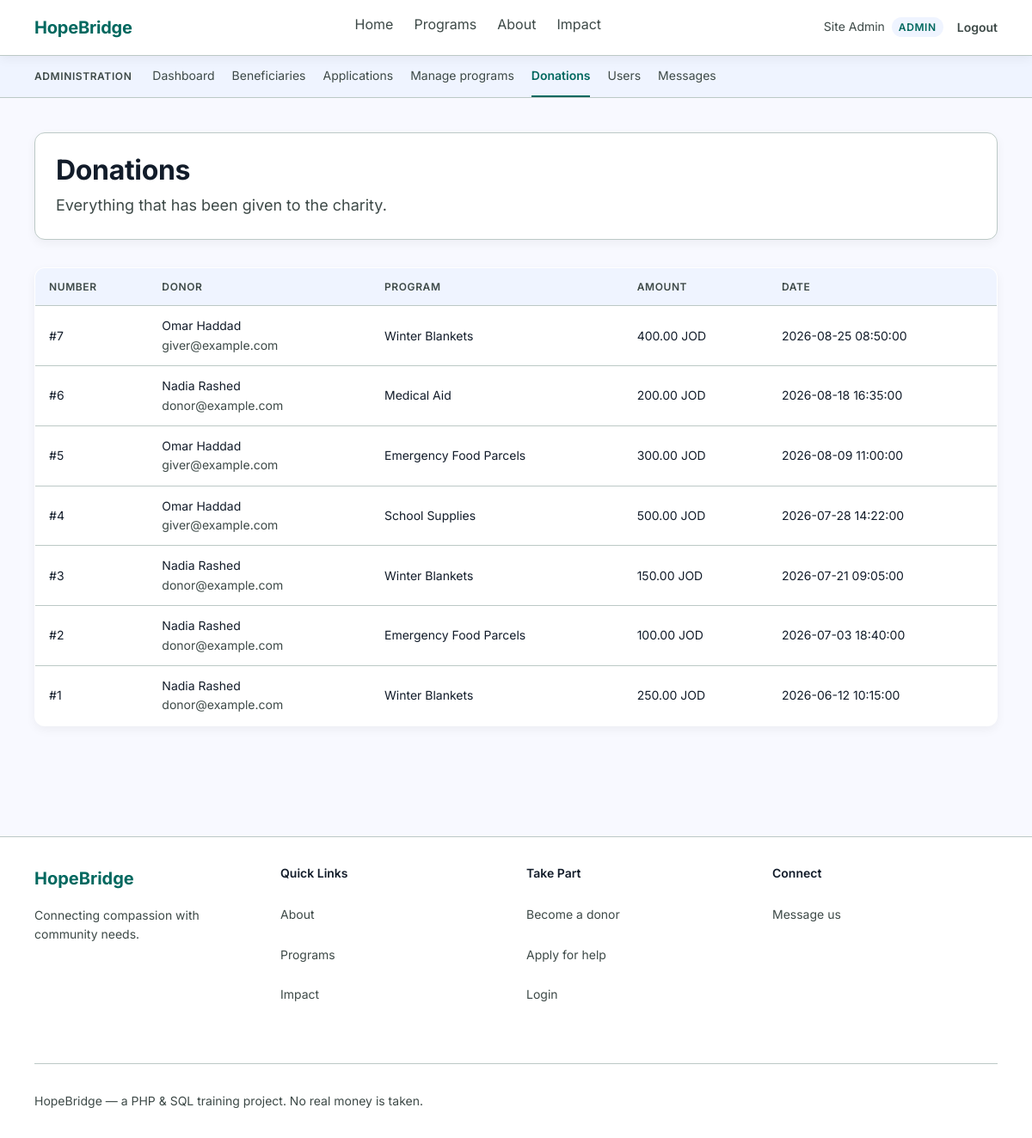
The app's page /admin_donations.php (signed in) with its own data.
### tables this page shows
CREATE TABLE donations (
    id INT AUTO_INCREMENT PRIMARY KEY,
    donor_id INT NOT NULL,
    program_id INT NOT NULL,
    amount DECIMAL(10,2) NOT NULL,
    created_at DATETIME DEFAULT CURRENT_TIMESTAMP,
    FOREIGN KEY (donor_id) REFERENCES users(id),
    FOREIGN KEY (program_id) REFERENCES programs(id)
);

CREATE TABLE users (
    id INT AUTO_INCREMENT PRIMARY KEY,
    name VARCHAR(100) NOT NULL,
    email VARCHAR(150) NOT NULL UNIQUE,
    password VARCHAR(255),                           
    role VARCHAR(20) NOT NULL,                       
    provider VARCHAR(20) NOT NULL DEFAULT 'local',   
    created_at DATETIME DEFAULT CURRENT_TIMESTAMP
);

CREATE TABLE programs (
    id INT AUTO_INCREMENT PRIMARY KEY,
    title VARCHAR(150) NOT NULL,
    description TEXT,
    category VARCHAR(40) NOT NULL DEFAULT 'General',    
    image VARCHAR(120),                                 
    eligibility TEXT,
    goal_amount DECIMAL(10,2) NOT NULL,
    active TINYINT NOT NULL DEFAULT 1,
    created_at DATETIME DEFAULT CURRENT_TIMESTAMP
);

### admin_donations.php (the view, shortened to what this page needs)
<?php
require 'config.php';
$donations = $pdo->query('SELECT donations.*, programs.title, users.name, users.email
                          FROM donations
                          JOIN programs ON programs.id = donations.program_id
                          JOIN users    ON users.id = donations.donor_id
                          ORDER BY donations.id DESC')->fetchAll();
include 'header.php';
?>
<div class="page-head">
    <div>
        <h1>Donations</h1>
        <p class="subtitle">Everything that has been given to the charity.</p>
    </div>
</div>
<?php if (count($donations) === 0) { ?>
    <p class="empty">There are no donations yet.</p>
<?php } else { ?>
    <table>
        <tr>
            <th>Number</th><th>Donor</th><th>Program</th><th>Amount</th><th>Date</th>
        </tr>
        <?php foreach ($donations as $donation) { ?>
            <tr>
                <td>#<?php echo $donation['id']; ?></td>
                <td>
                    <?php echo htmlspecialchars($donation['name']); ?><br>
                    <span class="raised"><?php echo htmlspecialchars($donation['email']); ?></span>
                </td>
                <td><?php echo htmlspecialchars($donation['title']); ?></td>
                <td><?php echo number_format($donation['amount'], 2); ?> JOD</td>
                <td><?php echo $donation['created_at']; ?></td>
            </tr>
        <?php } ?>
    </table>
<?php } ?>
<?php include 'footer.php'; ?>

### style.css (style rules this page uses)
:root { --primary: #00685f; --primary-strong: #008378; --accent: #b05e3d; --accent-strong: #924628; --secondary: #0058be; --bg: #f8f9ff; --card: #ffffff; --tint: #eff4ff; --ink: #121c2a; --muted: #3d4947; --line: #bcc9c6; --error: #ba1a1a; --error-bg: #ffdad6; --error-ink: #93000a; --ok-bg: #d7f2ec; --warn-bg: #ffdbce; --warn-ink: #773215; --r-sm: 4px; --r: 8px; --r-md: 12px; --r-full: 999px; --lift-1: 0 4px 12px rgba(0, 0, 0, 0.05); --lift-2: 0 8px 24px rgba(0, 0, 0, 0.10); --ease: cubic-bezier(0.2, 0, 0, 1); --dur-1: 120ms; --dur-2: 220ms; }
* { box-sizing: border-box; }
* { -webkit-tap-highlight-color: rgba(0, 104, 95, 0.10); }
body { margin: 0; background: var(--bg); color: var(--ink); font-family: Inter, system-ui, -apple-system, "Segoe UI", Helvetica, Arial, sans-serif; font-size: 16px; line-height: 1.6; -webkit-font-smoothing: antialiased; }
h1 { font-size: 32px; font-weight: 700; line-height: 1.2; letter-spacing: -0.01em; margin: 0 0 8px; }
.subtitle { margin: 0; color: var(--muted); font-size: 18px; }
.page-head { display: flex; flex-wrap: wrap; align-items: center; justify-content: space-between; gap: 24px; background: var(--card); border: 1px solid var(--line); border-radius: var(--r-md); box-shadow: var(--lift-1); padding: 24px; margin-bottom: 32px; }
.raised { font-size: 14px; color: var(--muted); }
table { width: 100%; border-collapse: collapse; background: var(--card); border: 1px solid var(--line); border-radius: var(--r-md); overflow: hidden; box-shadow: var(--lift-1); }
th, td { padding: 12px 16px; text-align: left; border-bottom: 1px solid var(--line); font-size: 14px; }
tr:last-child th, tr:last-child td { border-bottom: none; }
table tr { transition: background-color var(--dur-1) var(--ease); }
th { background: var(--tint); font-size: 12px; font-weight: 600; letter-spacing: 0.05em; text-transform: uppercase; color: var(--muted); }
.page-head, .hero .words > div, .impact-bar .inner, .grid > * { animation: rise 320ms var(--ease) both; animation-delay: 60ms; }
.page-head, .hero .words > div { animation-delay: 0ms; }

### records on screen
donations: id "7", donor.name "Omar Haddad", donor.email "giver@example.com", program.title "Winter Blankets", amount "400.00", created_at "2026-08-25 08:50:00"
donations: id "6", donor.name "Nadia Rashed", donor.email "donor@example.com", program.title "Medical Aid", amount "200.00", created_at "2026-08-18 16:35:00"
donations: id "5", donor.name "Omar Haddad", donor.email "giver@example.com", program.title "Emergency Food Parcels", amount "300.00", created_at "2026-08-09 11:00:00"
donations: id "4", donor.name "Omar Haddad", donor.email "giver@example.com", program.title "School Supplies", amount "500.00", created_at "2026-07-28 14:22:00"
donations: id "3", donor.name "Nadia Rashed", donor.email "donor@example.com", program.title "Winter Blankets", amount "150.00", created_at "2026-07-21 09:05:00"
donations: id "2", donor.name "Nadia Rashed", donor.email "donor@example.com", program.title "Emergency Food Parcels", amount "100.00", created_at "2026-07-03 18:40:00"
donations: id "1", donor.name "Nadia Rashed", donor.email "donor@example.com", program.title "Winter Blankets", amount "250.00", created_at "2026-06-12 10:15:00"

### other values on screen
$label "Home"
$label "Programs"
$label "About"
$label "Impact"
$_SESSION['name'] "Site Admin"
$_SESSION['role'] "ADMIN"
$section "ADMINISTRATION"
$label "Dashboard"
$label "Beneficiaries"
$label "Applications"
$label "Manage programs"
$label "Donations"
$label "Users"
$label "Messages"
